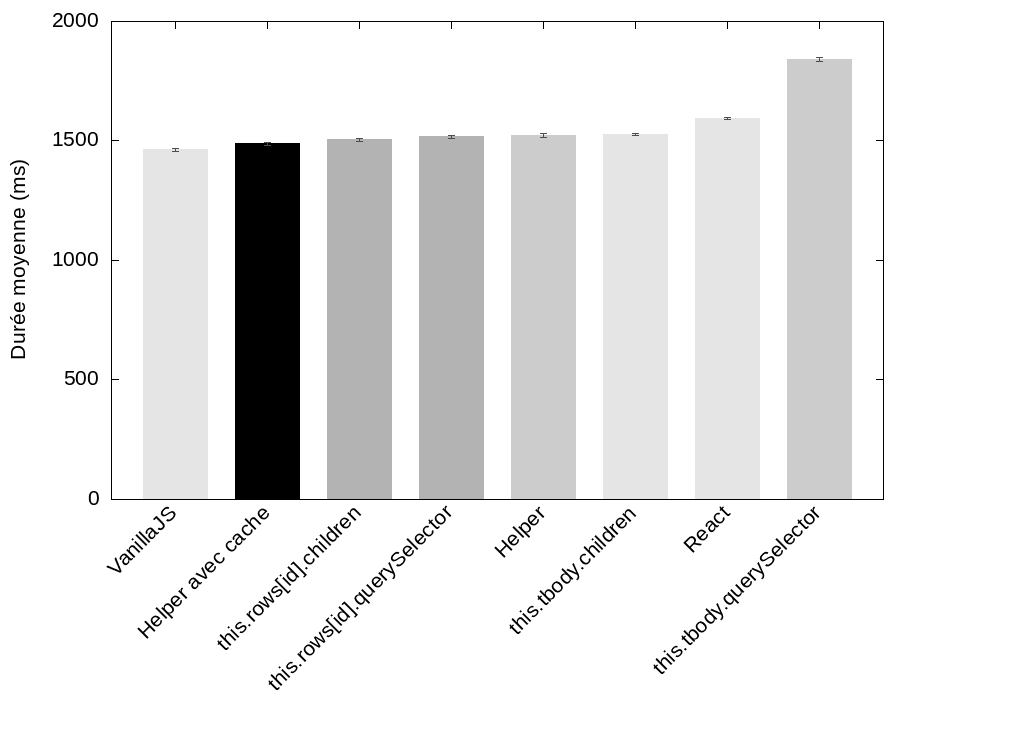

gnuplot code for this plot:
working_directory = system("dirname ".ARG0)."/"
data_file = working_directory."data.csv"
output_file = working_directory."mem_helper.png"
set output output_file

set term png size 1024,750 font 'Liberation Sans,16'

set style fill solid
set boxwidth 0.7
set yrange [0:2000]
set ylabel "Durée moyenne (ms)"
unset key
set datafile separator ","

set linetype 1 lc rgb "gray90"
set linetype 2 lc rgb "black"
set linetype 3 lc rgb "gray70"
set linetype 4 lc rgb "gray70"
set linetype 5 lc rgb "gray80"
set linetype 6 lc rgb "gray90"
set linetype 7 lc rgb "gray90"
set linetype 8 lc rgb "gray80"
set linetype cycle 2

set xtics rotate by 45 right

plot '<(egrep "^(VanillaJS|this.rows\[id\].children|this.tbody.children|Helper avec cache|this.rows\[id\].querySelector|Helper|React|this.tbody.querySelector)," '.data_file.')' \
  using 0:2:($0+1):xtic(1) with boxes lc variable, \
  '' using 0:2:3:4 with yerrorbars lc rgb 'gray30' pt 0 lw 1
